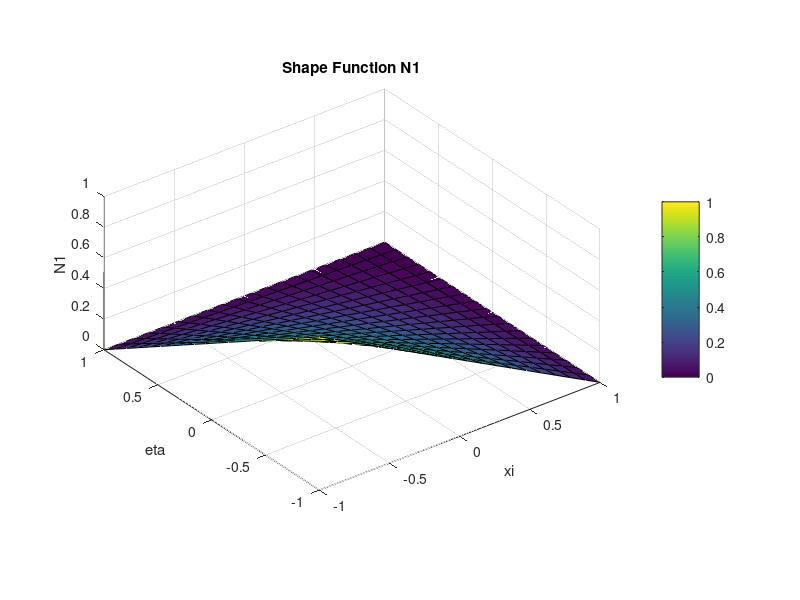
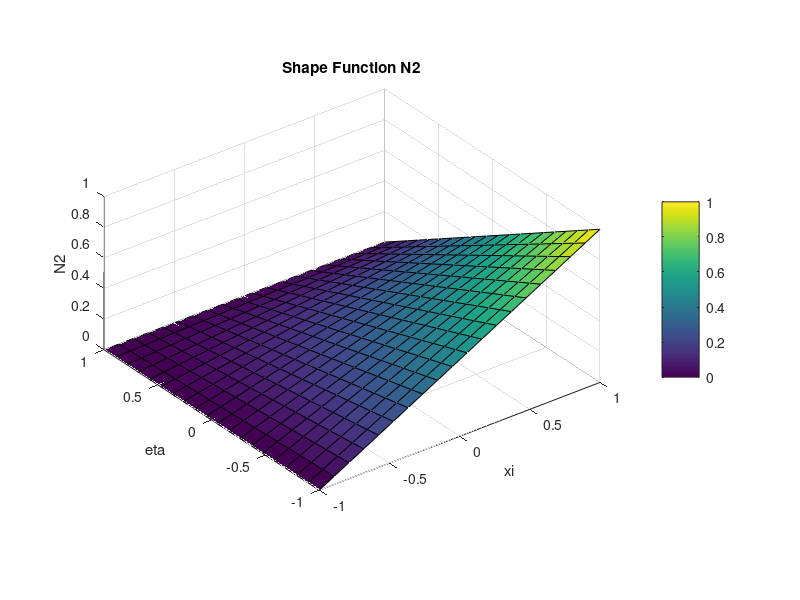
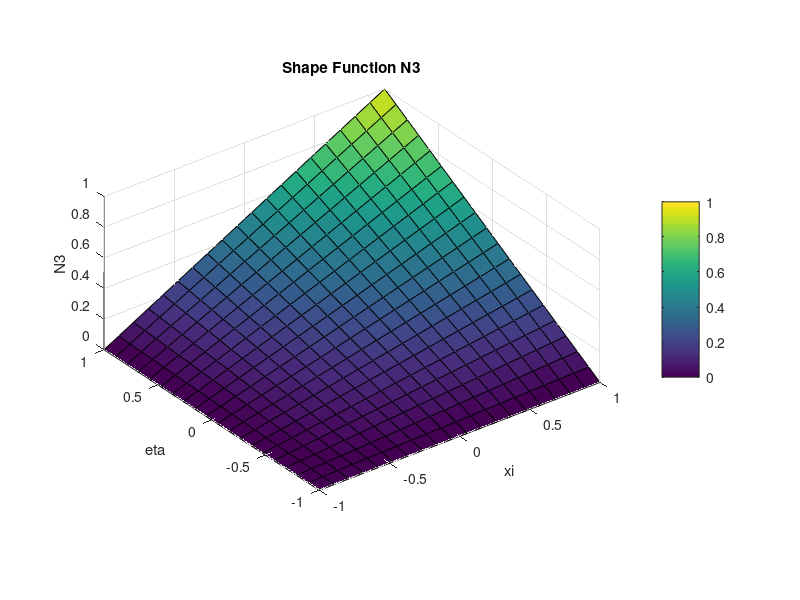
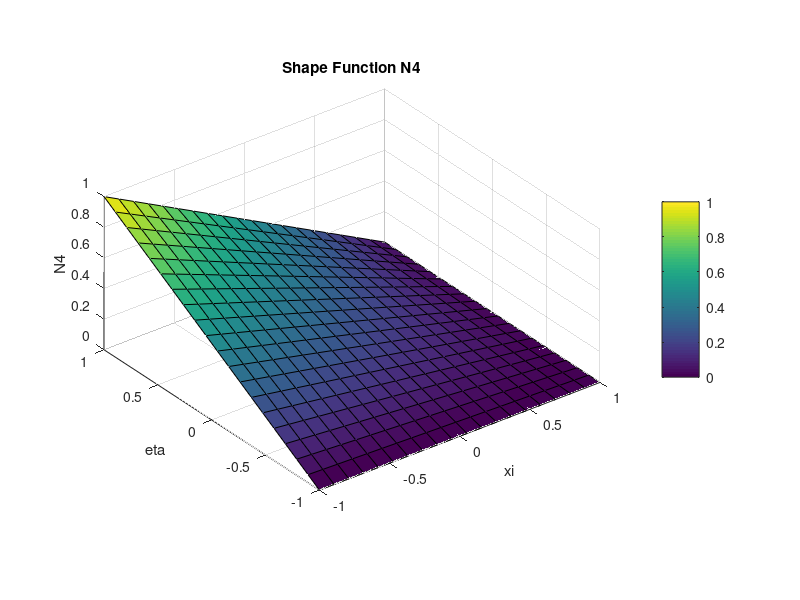

These figures' MATLAB source, in order:
% quadrilateral shape function visualisation in unit square
clear all
close all
clc

% node coordinates
node_coordinates = [-1 -1;
                     1 -1;
                     1  1;
                    -1  1];

% generate xi and eta values
[xi, eta] = meshgrid(linspace(-1,1,20));

% calculate and plot shape functions
for i = 1:4
    xi_i = node_coordinates(i,1);
    eta_i = node_coordinates(i,2);
    
    % shape function
    N_i = 1/4 * (1 + xi*xi_i) .* (1 + eta*eta_i);
    
    % plot
    figure
    surf(xi, eta, N_i)
    title(['Shape Function N' num2str(i)])
    xlabel('xi')
    ylabel('eta')
    zlabel(['N' num2str(i)])
    axis equal
    axis([-1 1 -1 1 0 1])
    colorbar
    grid on
end
